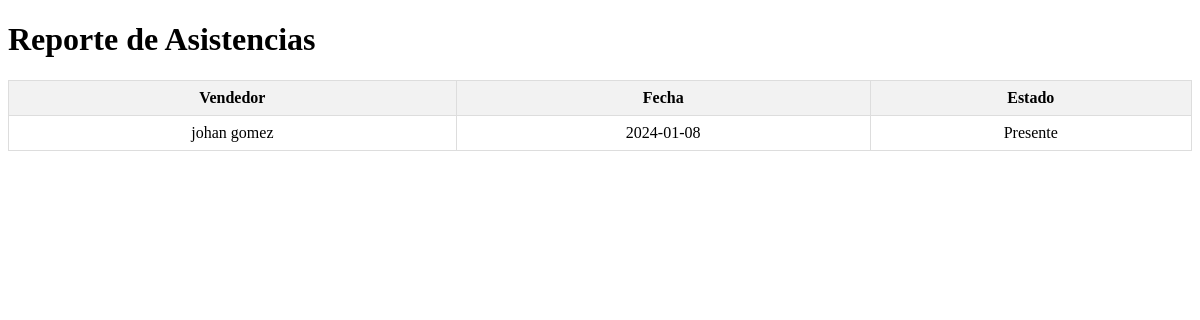
The app's page /php/tablas/ver_asistencias.php, older data.
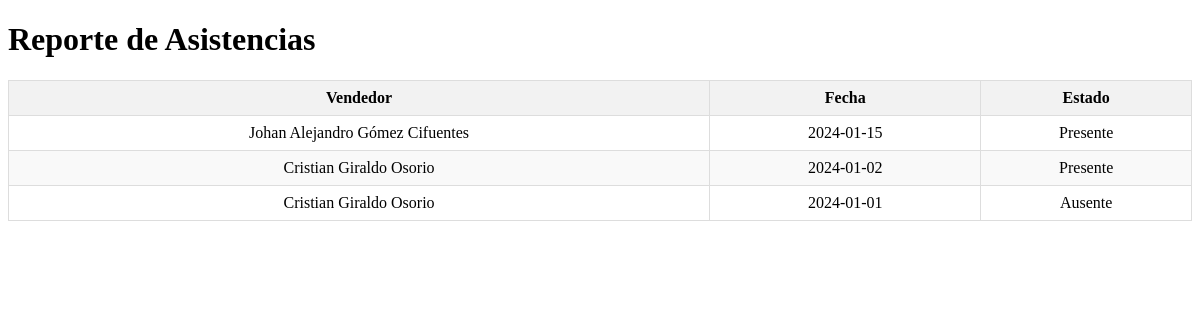
The same page, newer data.
### tables this page shows
CREATE TABLE IF NOT EXISTS `asistencias` (
  `id` int NOT NULL AUTO_INCREMENT,
  `identificacion` varchar(50) NOT NULL,
  `fecha` date NOT NULL,
  `estado` enum('Presente','Ausente') NOT NULL,
  PRIMARY KEY (`id`),
  KEY `identificacion` (`identificacion`)
);

CREATE TABLE IF NOT EXISTS `vendedores` (
  `identificacion` varchar(50) NOT NULL,
  `nombre` varchar(100) NOT NULL,
  `correo` varchar(100) NOT NULL,
  `telefono` varchar(20) DEFAULT NULL,
  `fecha_registro` timestamp NULL DEFAULT CURRENT_TIMESTAMP,
  PRIMARY KEY (`identificacion`),
  UNIQUE KEY `correo` (`correo`)
);

### php/tablas/ver_asistencias.php (the view, shortened to what this page needs)
<?php
require '../config.php';
try {
    $sql = "
    SELECT a.id, v.nombre AS vendedor, a.fecha, a.estado
    FROM asistencias a
    INNER JOIN vendedores v ON a.identificacion = v.identificacion
    ORDER BY a.fecha DESC, v.nombre
    ";
    $stmt = $pdo->query($sql);
    $asistencias = $stmt->fetchAll(PDO::FETCH_ASSOC);
} catch (PDOException $e) {
    die("Error al cargar asistencias: " . $e->getMessage());
}
?>
<!DOCTYPE html>
<html lang="es">
<head>
</head>
<body>
    <h1>Reporte de Asistencias</h1>
    <table>
        <thead>
            <tr>
                <th>Vendedor</th>
                <th>Fecha</th>
                <th>Estado</th>
            </tr>
        </thead>
        <tbody>
            <?php if (count($asistencias) > 0): ?>
                <?php foreach ($asistencias as $asistencia): ?>
                    <tr>
                        <td><?= htmlspecialchars($asistencia['vendedor']) ?></td>
                        <td><?= htmlspecialchars($asistencia['fecha']) ?></td>
                        <td><?= htmlspecialchars($asistencia['estado']) ?></td>
                    </tr>
                <?php endforeach; ?>
            <?php else: ?>
                <tr>
                    <td colspan="3">No hay asistencias registradas.</td>
                </tr>
            <?php endif; ?>
        </tbody>
    </table>
</body>
</html>

Row changes from the older to the newer data that the page shows:
changed asistencias: identificacion.nombre "johan gomez" → "Johan Alejandro Gómez Cifuentes"; fecha "2024-01-08" → "2024-01-15"
added asistencias: identificacion.nombre "Cristian Giraldo Osorio", fecha "2024-01-02", estado "Presente"
added asistencias: identificacion.nombre "Cristian Giraldo Osorio", fecha "2024-01-01", estado "Ausente"
